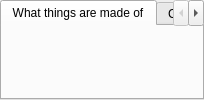
<?xml version="1.0" encoding="UTF-8"?>
<ui version="4.0">
 <class>ExplorerForm</class>
 <widget class="QTabWidget" name="ExplorerForm">
  <property name="currentIndex">
   <number>0</number>
  </property>
  <widget class="QWidget" name="page_browse">
   <attribute name="title">
    <string>What things are made of</string>
   </attribute>
  </widget>
  <widget class="QWidget" name="page_check">
   <attribute name="title">
    <string>Check a file</string>
   </attribute>
  </widget>
 </widget>
 <resources/>
 <connections/>
</ui>
